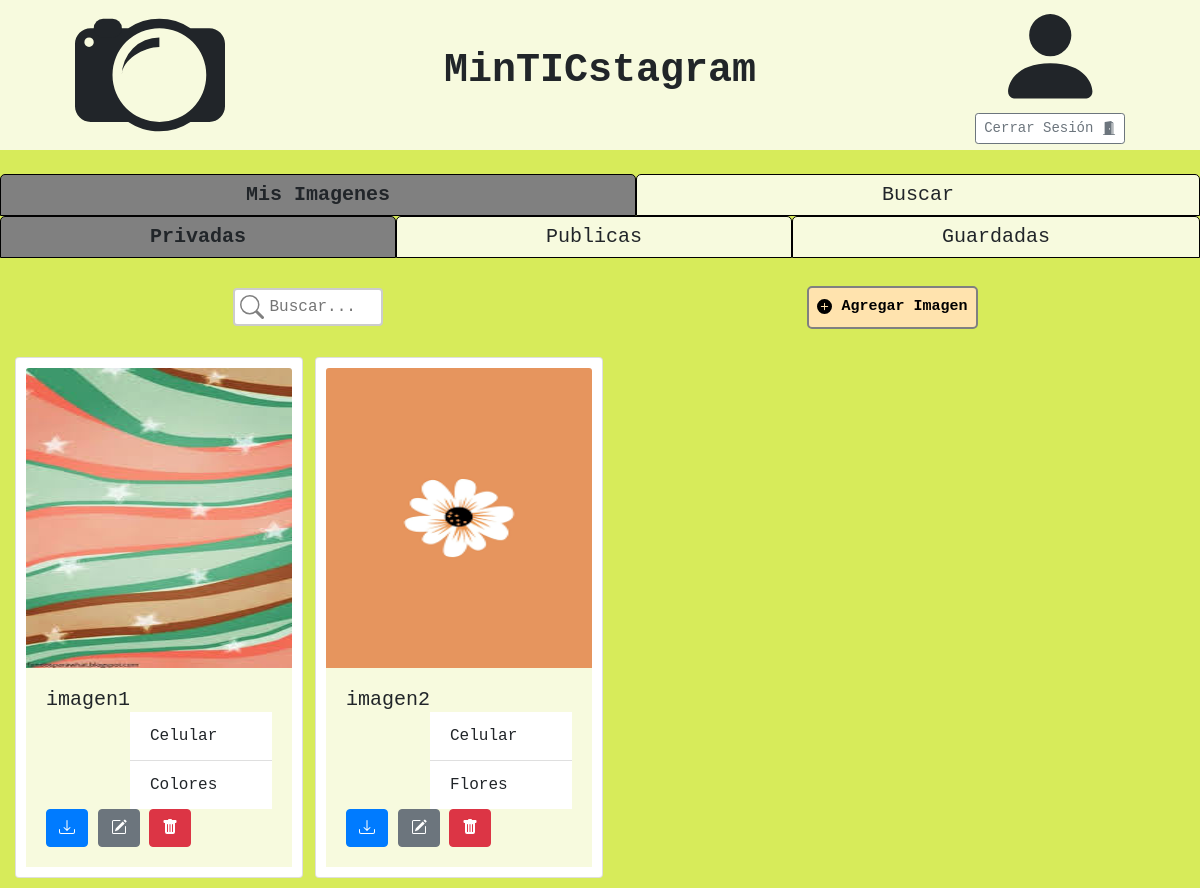
Page /principal/ (signed in) on the earlier database version.
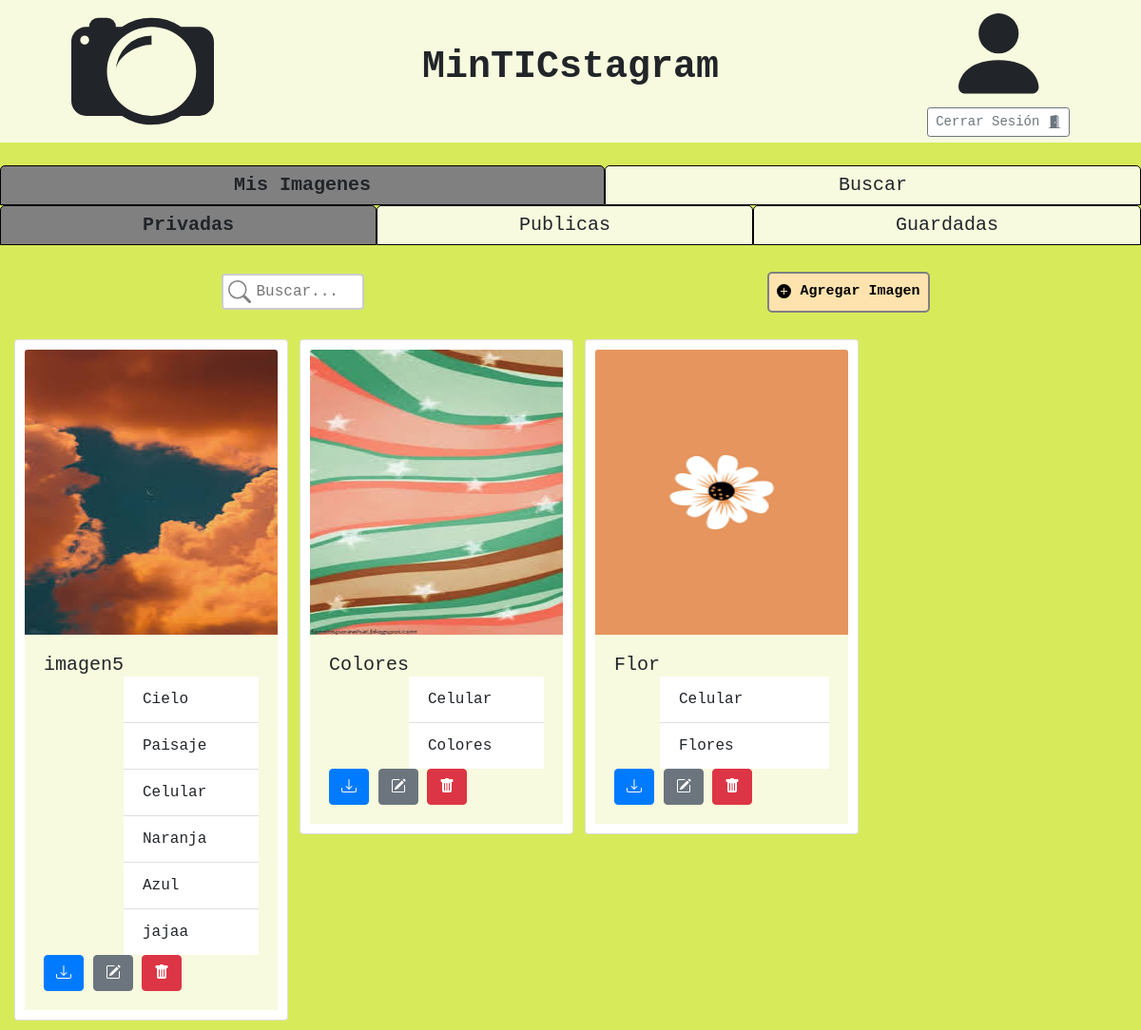
Same page on the later database version.
### tables this page shows
CREATE TABLE Imagenes (
    id INTEGER PRIMARY KEY AUTOINCREMENT,
    id_usuario REFERENCES Usuarios(id),
    nombre_imagen TEXT,
    ruta TEXT,
    privada BOOLEAN
);

CREATE TABLE Etiquetas (
    id INTEGER PRIMARY KEY AUTOINCREMENT,
    nombre_etiqueta TEXT UNIQUE
);

### controlador.py (the view)
@app.route("/principal/")
@login_required
def principal():
    img_privadas = get_imagenes(1, 1)
    img_publicas = get_imagenes(1, 0)
    img_guardadas = get_guardadas(1)
    username = request.cookies.get('username')
    return render_template("principal.html",  galeria1=img_privadas, galeria2=img_publicas, galeria3=img_guardadas)

### controlador.py (called while the page is built)
def login_required(view):
    @wraps(view)
    def wrapped_view(*arg, **kwargs):
        if g.user is None:
            return redirect(url_for( 'ingreso' ))
        return view(*arg, **kwargs)
    return wrapped_view

@app.before_request
def load_logged_in_user():
    user_id = session.get('user_id')
    if user_id is None:
        g.user = None
    else:
        g.user = get_usuario_byID(user_id)

### db.py (called while the page is built)
def conectar():
    try:
        if 'db' not in g:
            g.db = sqlite3.connect('MinTICstagram.db')
        return g.db
    except Error as e:
        print(e)

def desconectar():
    try:
        db = g.pop('db', None)
        if db is not None:
            db.close()
    except Error as e:
        print(e)

def get_usuario_byID(id_):
    query = """SELECT id, nombre_usuario, correo, contraseña
               FROM Usuarios
               WHERE id=?;"""
    values = (id_,)
    keys = ['id', 'nombre', 'correo', 'contraseña']
    try:
        con = conectar()
        cursor = con.cursor()
        cursor.execute(query, values)
        res = cursor.fetchone()
        desconectar()
        return None if res is None else {k:v for k,v in zip(keys, res)}
    except Error as e:
        print(e)

def get_imagenes(usrId, privada):
    query = """SELECT id, nombre_imagen, ruta
               FROM Imagenes
               WHERE id_usuario=? AND privada=?;"""
    values = (usrId, 1 if privada else 0)
    try:
        con = conectar()
        cursor = con.cursor()
        cursor.execute(query, values)
        imagenes = cursor.fetchall()
        desconectar()
        keys = ['id', 'nombre', 'ruta']
        imagenes = [{k:v for k,v in zip(keys,img)} for img in imagenes]
        for img in imagenes:
            img['etiquetas'] = get_etiquetas(img['id'])
        return imagenes
    except Error as e:
        print(e)

def get_guardadas(usrId):
    query = """SELECT I.id, I.nombre_imagen, I.ruta
               FROM Imagenes AS I
               INNER JOIN MeGusta AS MG ON MG.id_imagen = I.id
               WHERE MG.id_usuario=?;"""
    values = (usrId,)
    try:
        con = conectar()
        cursor = con.cursor()
        cursor.execute(query, values)
        imagenes = cursor.fetchall()
        desconectar()
        keys = ['id', 'nombre', 'ruta']
        imagenes = [{k:v for k,v in zip(keys,img)} for img in imagenes]
        for img in imagenes:
            img['etiquetas'] = get_etiquetas(img['id'])
        return imagenes
    except Error as e:
        print(e)

### templates/principal.html (shortened to what this page needs)
<!DOCTYPE html>
<html lang="es">
<head>
    <link rel="stylesheet" href="https://cdn.jsdelivr.net/npm/bootstrap@4.5.3/dist/css/bootstrap.min.css"
>
    <link rel="stylesheet" href="{{ url_for('static', filename='estilos/principales.css') }}">
</head>
<body>
    <header>
        <div id="wrapper">
            <div id="column1">
            </div>
            <div id="column2">
                <h1 style="font-weight: bold;">MinTICstagram</h1>
            </div>
            <div id="column3">
                <div class="logo">
                    <svg height="100%" viewBox="0 0 16 16" class="bi bi-person-fill" fill="currentColor"
                        xmlns="http://www.w3.org/2000/svg">
                        <path fill-rule="evenodd"
                            d="M3 14s-1 0-1-1 1-4 6-4 6 3 6 4-1 1-1 1H3zm5-6a3 3 0 1 0 0-6 3 3 0 0 0 0 6z" />
                    </svg>
                </div>
                <div>
                    <button type="button" class="btn btn-outline-secondary btn-sm" data-toggle="modal"
                        data-target="#modalCerrarSesion">
                        Cerrar Sesión
                    </button>
                </div>
            </div>
        </div>
    </header>
    <br>
    <div class="grid-container two-cols">
        <div class="grid-item tab" id="myImgs-tab" onclick="openTab('myImgs');">
            Mis Imagenes
        </div>
        <div class="grid-item tab" id="buscar-tab" onclick="openTab('buscar');">
            Buscar
        </div>
    </div>
    <div class="tab-content" id="myImgs-content" style="display: none;">
        <div class="grid-container three-cols">
            <div class="grid-item tab-img" id="privadas-tab" onclick="obtenerSubTab('privadas');">
                Privadas
            </div>
            <div class="grid-item tab-img" id="publicas-tab" onclick="obtenerSubTab('publicas');">
                Publicas
            </div>
            <div class="grid-item tab-img" id="guardadas-tab" onclick="obtenerSubTab('guardadas');">
                Guardadas
            </div>
        </div>
        <br>
        <div class="tab-content" id="privadas-content" style="display: none;">
            <div class="container-fluid">
                <div class="container-fluid">
                    <div class="row">
                        <div class="col align-self-center center">
                            <form>
                                <input type="text" class="searchbar" name="search" placeholder="Buscar...">
                            </form>
                        </div>
                        <div class="col align-self-center center">
                            <button type="button" class="boton" data-toggle="modal" data-target="#nuevaImgModal">
                                <svg width="1em" height="1em" viewBox="0 0 16 16" class="bi bi-plus-circle-fill"
                                    fill="currentColor" xmlns="http://www.w3.org/2000/svg">
                                    <path fill-rule="evenodd"
                                        d="M16 8A8 8 0 1 1 0 8a8 8 0 0 1 16 0zM8.5 4.5a.5.5 0 0 0-1 0v3h-3a.5.5 0 0 0 0 1h3v3a.5.5 0 0 0 1 0v-3h3a.5.5 0 0 0 0-1h-3v-3z" />
                                </svg>
                                Agregar Imagen
                            </button>
                        </div>
                    </div>
                </div>
                <br>
                <div class="row">
                    {% for t in galeria1 %}
                    <div class="col-md-3">
                        <div class="card mx-auto" style="width: 18rem; padding: 10px; margin-bottom: 10px;">
                            <img src="{{ url_for('static', filename= t['ruta'] ) }}" class="card-img-top myImg"
                                width="300" height="300" onclick="showImgModal(event);">
                            <div class="card-body">
                                <h5 class="card-title" style="float: left;"> {{ t['nombre'] }} </h5><br>
                                <ul class="list-group list-group-flush">
                                    {% for q in t['etiquetas'] %}
                                        <li class="list-group-item">{{ q }}</li>
                                    {% endfor %}
                                </ul>
                                <a download="imagen.jpg" href="{{ url_for('static', filename= t['ruta'] ) }}">
                                    <button type="button" class="btn btn-primary">
                                    </button>
                                </a>
                                {% set id = t['id'] %}
                                {% set ruta = t['ruta'] %}
                                <button type="button" class="btn btn-secondary" data-toggle="modal"
                                    data-target="#actualizarImgModal"
                                    onclick="displayImgOnUpdateModal(event, '{{ id }}', '{{ ruta }}'); setRadioBtn('Privada');">
                                </button>
                                <a href="{{ url_for('delete', id= t['id'] ) }}">
                                    <button type="button" class="btn btn-danger">
                                    </button>
                                </a>
                            </div>
                        </div>
                    </div>
                    {% endfor %}
                </div>
            </div>
        </div>
    </div>
</body>
</html>

### static/estilos/principales.css (style rules this page uses)
* { font-family: "Courier New", Courier, monospace; margin: 0; box-sizing: border-box; }
.btn-group-sm>.btn, .btn-sm { background-color: white; }
body { background-color: #d7eb5a; font-family: "Courier New", Courier, monospace; margin: 0; }
header { width:100%; background-color: #f7fade; height: 150px; text-align: center; left: 0; top: 0; }
#wrapper { width:100%; height:150px; margin:auto; display: flex; }
#column1 { width:25%; height:150px; float:left; align-items: center; }
#column2 { width:50%; height:150px; float:left; line-height: 150px; text-align: center; display:flex; align-items: center; justify-content: center; }
#column3 { width:25%; height:150px; align-items: center; float:left; }
.logo { display: inline-block; height: 75%; vertical-align: middle; }
.boton { background-color: #ffe3ae; color: black; text-align: center; text-decoration: none; display: inline-block; font-family: 'Courier New', Courier, monospace; font-weight:bold; font-size:15px; padding: 8px; margin: 4px 2px; transition-duration: 0.4s; cursor: pointer; border-radius: 5px; border: 2px solid gray; }
.searchbar { width: 150px; box-sizing: border-box; border: 2px solid #ccc; border-radius: 4px; font-size: 16px; background-color: white; background-image: url('../img/searchicon.svg'); background-position: 5px 5px; background-repeat: no-repeat; padding: 5px 20px 5px 35px; transition: width 0.4s ease-in-out; }
.center { text-align: center; }
.grid-container { display: grid; grid-gap: 0px; padding: 0px; }
.two-cols { grid-template-columns: auto auto; }
.three-cols { grid-template-columns: auto auto auto; }
.grid-item { background-color: #f7fade; border: 1px solid black; border-radius: 5px 5px 0 0; text-align: center; padding: 5px; font-size: 20px; cursor: pointer; }
.active { background-color: grey; font-weight: bold; }
.myImg { cursor: pointer; transition: 0.3s; }
.card-body { background-color: #f7fade; }

Differences in the rows shown:
now on this page (row edited): Imagenes: ruta (picture), nombre "imagen5", Etiquetas (nombre_etiqueta "Celular")
now on this page (row unchanged): Etiquetas: nombre_etiqueta "Cielo", shown under "imagen5"
now on this page (row unchanged): Etiquetas: nombre_etiqueta "Paisaje", shown under "imagen5"
added Etiquetas: nombre_etiqueta "Naranja", shown under "imagen5"
added Etiquetas: nombre_etiqueta "Azul", shown under "imagen5"
added Etiquetas: nombre_etiqueta "jajaa", shown under "imagen5"
changed Imagenes: nombre "imagen1" → "Colores"
changed Imagenes: nombre "imagen2" → "Flor"
